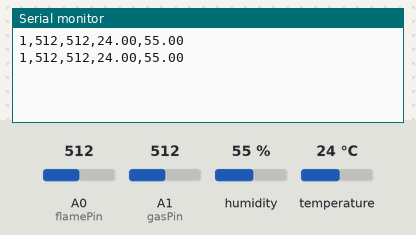
Bench run of a sketch on a simulated Arduino Uno, built with avr-gcc and run on an emulated ATmega328P. Parts: the last lines printed to the serial monitor. Inputs (shaded band) come from the test bench; at power-on: humidity 55 %, A0 (flamePin) = 512, A1 (gasPin) = 512, temperature 24 °C.

Above: at 3.8 s.
3.9 s: humidity set to 22 %
At 7.2 s:
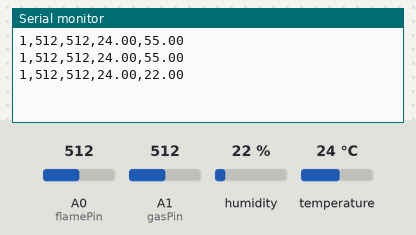
7.8 s: A0 (flamePin) set to 716
At 9.7 s:
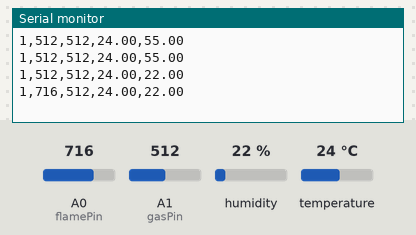
11.7 s: A1 (gasPin) set to 716
At 13.4 s:
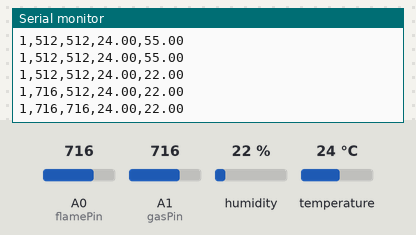
15.6 s: temperature set to 12 °C
At 18.5 s:
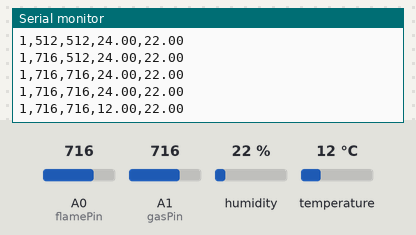
19.5 s: A0 (flamePin) set to 992
At 22.2 s:
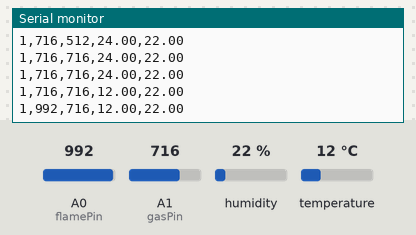
23.4 s: A1 (gasPin) set to 992
At 24.8 s:
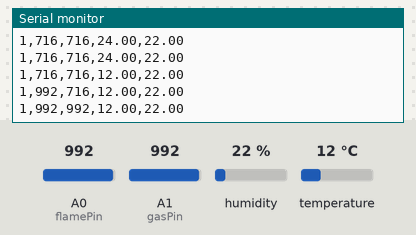
Timing chart, 0 to 26.4 s (numbered marks = the images above; inputs shaded):
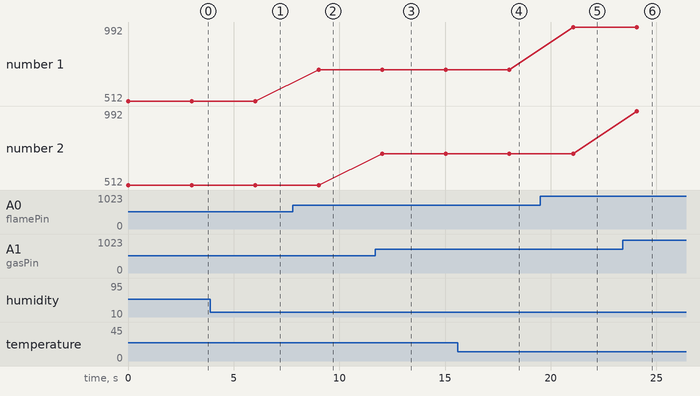

The sketch:

arduino.ino
```cpp
// Mega_Sensor_Sender.ino
#include <DHT.h>

#define DHTPIN 2
#define DHTTYPE DHT22   // change to DHT11 if that's what you have
DHT dht(DHTPIN, DHTTYPE);

const int flamePin = A0;
const int gasPin   = A1;

const int corridor_id = 1; // change per physical corridor if sending from multiple Megas

void setup() {
  Serial.begin(115200); // USB serial
  dht.begin();
}

void loop() {
  int flameVal = analogRead(flamePin); // 0-1023
  int gasVal   = analogRead(gasPin);   // 0-1023

  float temp = NAN, hum = NAN;
  // if DHT available
  temp = dht.readTemperature();
  hum = dht.readHumidity();
  if (isnan(temp)) temp = 0;
  if (isnan(hum)) hum = 0;

  // Send CSV to Serial in format: corridor,flame,gas,temp,hum
  // Example: 1,234,512,28.6,61.2
  Serial.print(corridor_id); Serial.print(",");
  Serial.print(flameVal); Serial.print(",");
  Serial.print(gasVal); Serial.print(",");
  Serial.print(temp); Serial.print(",");
  Serial.println(hum);

  delay(3000); // send every 3s -- adjust as needed
}
```

Measured:
- after the input at 3.9 s, the serial monitor: prints a new line after 2.1 s (image 1)
- after the input at 7.8 s, the serial monitor: prints a new line after 1.2 s (image 2)
- after the input at 11.7 s, the serial monitor: prints a new line after 0.33 s (image 3)
- after the input at 15.6 s, the serial monitor: prints a new line after 2.4 s (image 4)
- after the input at 19.5 s, the serial monitor: prints a new line after 1.6 s (image 5)
- after the input at 23.4 s, the serial monitor: prints a new line after 0.66 s (image 6)
- plotted number 1: 512 → 716 after the input at 7.8 s, 716 → 992 after the input at 19.5 s
